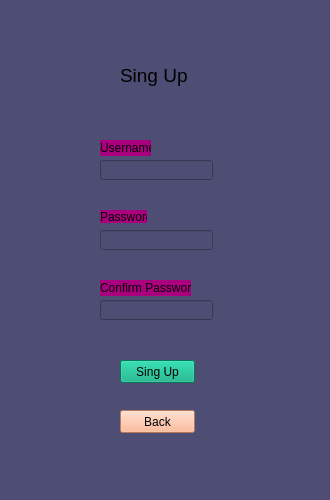
<?xml version="1.0" encoding="UTF-8"?>
<ui version="4.0">
 <class>MainWindow</class>
 <widget class="QMainWindow" name="MainWindow">
  <property name="geometry">
   <rect>
    <x>0</x>
    <y>0</y>
    <width>330</width>
    <height>500</height>
   </rect>
  </property>
  <property name="minimumSize">
   <size>
    <width>330</width>
    <height>500</height>
   </size>
  </property>
  <property name="maximumSize">
   <size>
    <width>330</width>
    <height>500</height>
   </size>
  </property>
  <property name="windowTitle">
   <string>MainWindow</string>
  </property>
  <property name="styleSheet">
   <string notr="true">background-color:rgb(78, 78, 116);</string>
  </property>
  <widget class="QWidget" name="centralwidget">
   <widget class="QStackedWidget" name="stackedWidget">
    <property name="geometry">
     <rect>
      <x>40</x>
      <y>30</y>
      <width>241</width>
      <height>481</height>
     </rect>
    </property>
    <property name="currentIndex">
     <number>2</number>
    </property>
    <widget class="QWidget" name="LoginPage">
     <widget class="QPushButton" name="LoginBtn">
      <property name="geometry">
       <rect>
        <x>90</x>
        <y>160</y>
        <width>75</width>
        <height>23</height>
       </rect>
      </property>
      <property name="styleSheet">
       <string notr="true">background-color:rgb(0, 91, 0);</string>
      </property>
      <property name="text">
       <string>Login</string>
      </property>
     </widget>
     <widget class="QPushButton" name="SingupBtn">
      <property name="geometry">
       <rect>
        <x>90</x>
        <y>220</y>
        <width>75</width>
        <height>23</height>
       </rect>
      </property>
      <property name="styleSheet">
       <string notr="true">background-color:rgb(255, 7, 94);</string>
      </property>
      <property name="text">
       <string>Sign up</string>
      </property>
     </widget>
     <widget class="QLabel" name="headerLabel">
      <property name="geometry">
       <rect>
        <x>70</x>
        <y>20</y>
        <width>141</width>
        <height>31</height>
       </rect>
      </property>
      <property name="font">
       <font>
        <pointsize>16</pointsize>
        <weight>75</weight>
        <bold>true</bold>
       </font>
      </property>
      <property name="text">
       <string>PassManager</string>
      </property>
     </widget>
    </widget>
    <widget class="QWidget" name="Login">
     <widget class="QLineEdit" name="lineEdit_4">
      <property name="geometry">
       <rect>
        <x>70</x>
        <y>150</y>
        <width>113</width>
        <height>20</height>
       </rect>
      </property>
     </widget>
     <widget class="QLineEdit" name="lineEdit_5">
      <property name="geometry">
       <rect>
        <x>70</x>
        <y>210</y>
        <width>113</width>
        <height>20</height>
       </rect>
      </property>
     </widget>
     <widget class="QLabel" name="usernmaeLbl">
      <property name="geometry">
       <rect>
        <x>70</x>
        <y>130</y>
        <width>47</width>
        <height>13</height>
       </rect>
      </property>
      <property name="text">
       <string>Username</string>
      </property>
     </widget>
     <widget class="QLabel" name="pwdLabel">
      <property name="geometry">
       <rect>
        <x>70</x>
        <y>190</y>
        <width>47</width>
        <height>13</height>
       </rect>
      </property>
      <property name="text">
       <string>Password</string>
      </property>
     </widget>
     <widget class="QPushButton" name="Login2Btn">
      <property name="geometry">
       <rect>
        <x>90</x>
        <y>270</y>
        <width>75</width>
        <height>23</height>
       </rect>
      </property>
      <property name="styleSheet">
       <string notr="true">background-color:rgb(85, 170, 0);</string>
      </property>
      <property name="text">
       <string>Login</string>
      </property>
     </widget>
     <widget class="QLabel" name="label_4">
      <property name="geometry">
       <rect>
        <x>60</x>
        <y>20</y>
        <width>151</width>
        <height>31</height>
       </rect>
      </property>
      <property name="font">
       <font>
        <pointsize>16</pointsize>
        <weight>75</weight>
        <bold>true</bold>
       </font>
      </property>
      <property name="text">
       <string>PassManager</string>
      </property>
     </widget>
     <widget class="QPushButton" name="backBtn">
      <property name="geometry">
       <rect>
        <x>90</x>
        <y>310</y>
        <width>75</width>
        <height>23</height>
       </rect>
      </property>
      <property name="styleSheet">
       <string notr="true">background-color:rgb(0, 0, 255);</string>
      </property>
      <property name="text">
       <string>Back</string>
      </property>
     </widget>
    </widget>
    <widget class="QWidget" name="singup">
     <widget class="QLabel" name="label">
      <property name="geometry">
       <rect>
        <x>80</x>
        <y>30</y>
        <width>71</width>
        <height>31</height>
       </rect>
      </property>
      <property name="font">
       <font>
        <pointsize>14</pointsize>
       </font>
      </property>
      <property name="text">
       <string>Sing Up</string>
      </property>
     </widget>
     <widget class="QLineEdit" name="lineEdit">
      <property name="geometry">
       <rect>
        <x>60</x>
        <y>130</y>
        <width>113</width>
        <height>20</height>
       </rect>
      </property>
      <property name="styleSheet">
       <string notr="true">background-color:rgb(78, 78, 116);</string>
      </property>
     </widget>
     <widget class="QLineEdit" name="lineEdit_2">
      <property name="geometry">
       <rect>
        <x>60</x>
        <y>200</y>
        <width>113</width>
        <height>20</height>
       </rect>
      </property>
      <property name="styleSheet">
       <string notr="true">background-color:rgb(78, 78, 116);</string>
      </property>
     </widget>
     <widget class="QLineEdit" name="lineEdit_3">
      <property name="geometry">
       <rect>
        <x>60</x>
        <y>270</y>
        <width>113</width>
        <height>20</height>
       </rect>
      </property>
      <property name="styleSheet">
       <string notr="true">background-color:rgb(78, 78, 116);</string>
      </property>
     </widget>
     <widget class="QPushButton" name="singUpBtn">
      <property name="geometry">
       <rect>
        <x>80</x>
        <y>330</y>
        <width>75</width>
        <height>23</height>
       </rect>
      </property>
      <property name="styleSheet">
       <string notr="true">background-color:rgb(0, 170, 127);</string>
      </property>
      <property name="text">
       <string>Sing Up</string>
      </property>
     </widget>
     <widget class="QLabel" name="usernameLabel">
      <property name="geometry">
       <rect>
        <x>60</x>
        <y>110</y>
        <width>51</width>
        <height>16</height>
       </rect>
      </property>
      <property name="styleSheet">
       <string notr="true">background-color:rgb(170, 0, 127);</string>
      </property>
      <property name="text">
       <string>Username</string>
      </property>
     </widget>
     <widget class="QLabel" name="passwordLabel">
      <property name="geometry">
       <rect>
        <x>60</x>
        <y>180</y>
        <width>47</width>
        <height>13</height>
       </rect>
      </property>
      <property name="styleSheet">
       <string notr="true">background-color:rgb(170, 0, 127);</string>
      </property>
      <property name="text">
       <string>Password</string>
      </property>
     </widget>
     <widget class="QLabel" name="confrimpwdlabel">
      <property name="geometry">
       <rect>
        <x>60</x>
        <y>250</y>
        <width>91</width>
        <height>16</height>
       </rect>
      </property>
      <property name="styleSheet">
       <string notr="true">background-color:rgb(170, 0, 127);</string>
      </property>
      <property name="text">
       <string>Confirm Password</string>
      </property>
     </widget>
     <widget class="QPushButton" name="pushButton">
      <property name="geometry">
       <rect>
        <x>80</x>
        <y>380</y>
        <width>75</width>
        <height>23</height>
       </rect>
      </property>
      <property name="styleSheet">
       <string notr="true">background-color:rgb(255, 170, 127);</string>
      </property>
      <property name="text">
       <string>Back</string>
      </property>
     </widget>
    </widget>
   </widget>
  </widget>
  <widget class="QStatusBar" name="statusbar"/>
 </widget>
 <resources/>
 <connections/>
</ui>
